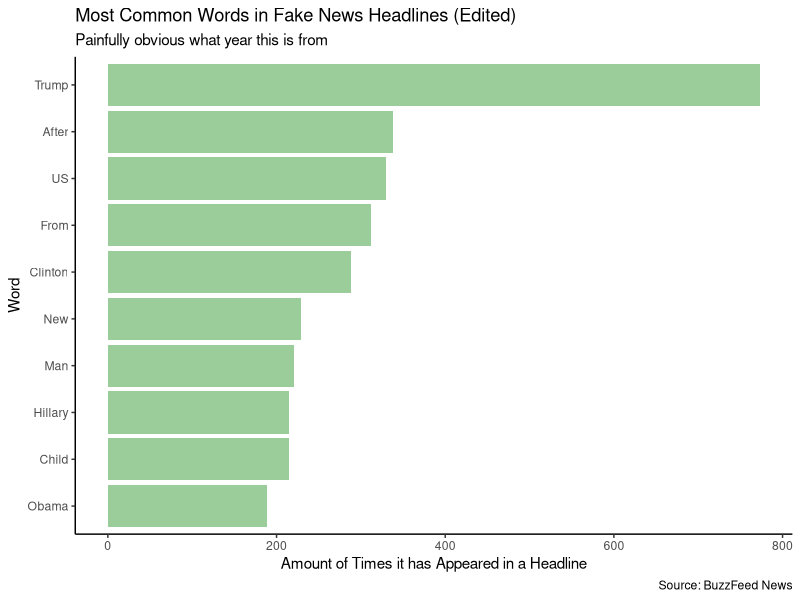

The R script that drew this image:
## ---- chunk 1
knitr::opts_chunk$set(echo = TRUE)
library(tidyverse)
library(tidyr)
library(dplyr)
library(rmarkdown)
## ---- chunk 2
titledata <- read.csv("newstitle1.csv")
removedata <- titledata %>%
  select(title, category) %>%
  slice(1:7900) %>% 
  mutate(title = strsplit(as.character(title), " ")) %>% 
  unnest(title) %>% 
  group_by(title) %>% 
  summarize(total = n()) %>% 
  arrange(desc(total)) %>% 
  slice(1:50) 

newdata <- removedata[c(4, 15, 16, 17, 21, 25, 28, 29, 30, 37),]
ggplot(newdata, mapping = aes(x = reorder(title, total), y = total))+
  geom_col(fill = "darkseagreen3")+
  theme_classic()+
  coord_flip()+
labs(title = "Most Common Words in Fake News Headlines (Edited)", 
     subtitle = "Painfully obvious what year this is from", y = "Amount of Times it has Appeared in a Headline", x = "Word", caption = "Source: BuzzFeed News")
